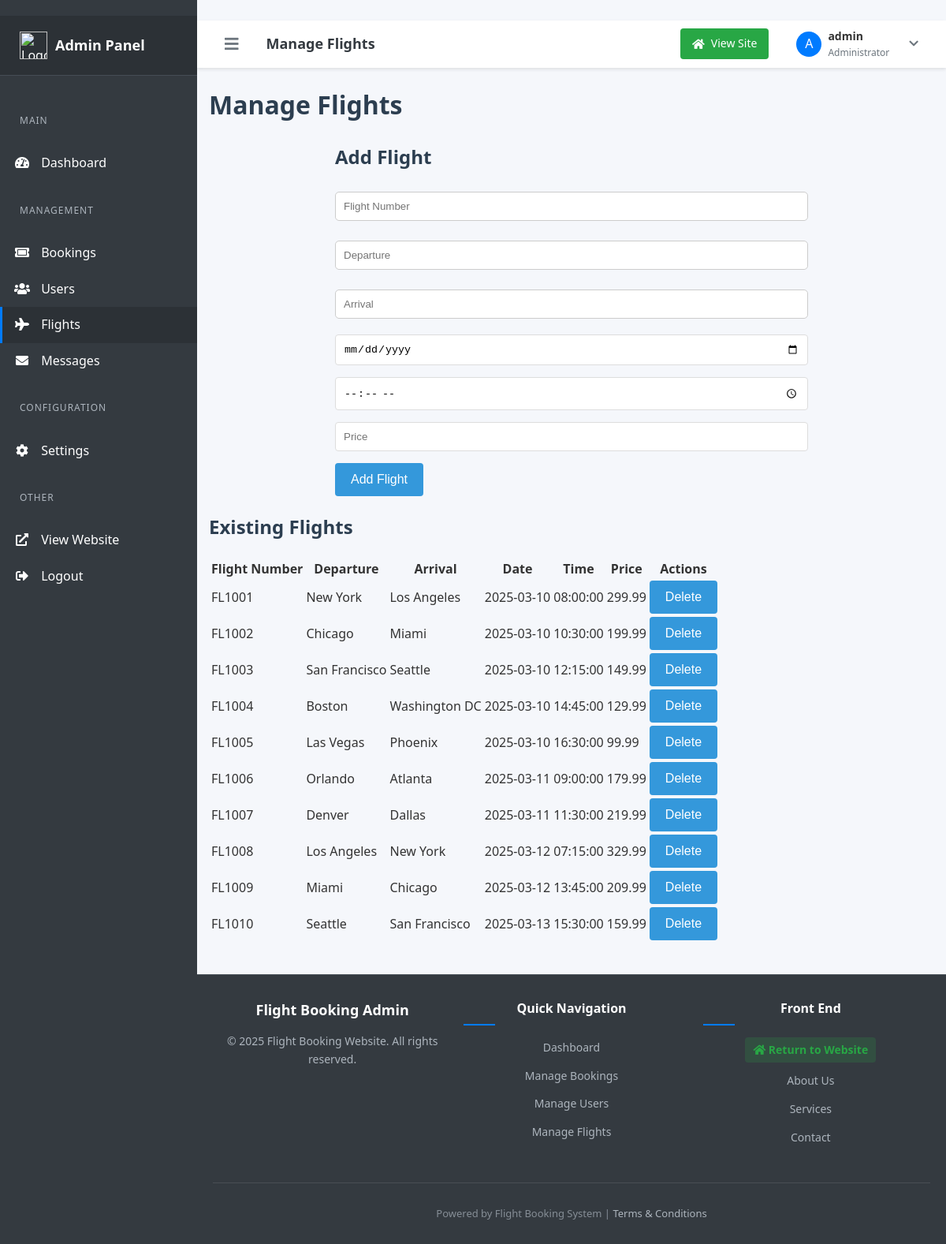
The page /admin/flights.php (signed in) on the database its author committed.
### tables this page shows
CREATE TABLE flights (
    id INT AUTO_INCREMENT PRIMARY KEY,
    flight_number VARCHAR(20) NOT NULL,
    departure VARCHAR(100) NOT NULL,
    arrival VARCHAR(100) NOT NULL,
    date DATE NOT NULL,
    time TIME NOT NULL,
    duration INT NOT NULL DEFAULT 0 COMMENT 'Duration in minutes',
    price DECIMAL(10, 2) NOT NULL,
    available_seats INT NOT NULL DEFAULT 100,
    airline VARCHAR(100) NULL,
    departure_gate VARCHAR(10) NULL,
    arrival_gate VARCHAR(10) NULL,
    departure_terminal VARCHAR(10) NULL,
    arrival_terminal VARCHAR(10) NULL,
    status VARCHAR(20) DEFAULT 'scheduled',
    created_at TIMESTAMP DEFAULT CURRENT_TIMESTAMP,
    updated_at TIMESTAMP DEFAULT CURRENT_TIMESTAMP ON UPDATE CURRENT_TIMESTAMP,
    UNIQUE KEY (flight_number, date)
);

### inc/functions.php (called while the page is built, shortened)
<?php
function getAllFlights() {
    global $pdo;
    $stmt = $pdo->query("SELECT * FROM flights ORDER BY date, time");
    return $stmt->fetchAll(PDO::FETCH_ASSOC);
}
?>

### admin/flights.php (the view, shortened to what this page needs)
<?php
require_once '../inc/db.php';
require_once '../inc/functions.php';
$flights = getAllFlights();
include 'includes/header.php';
?>
<div class="container">
    <h1>Manage Flights</h1>
    <form method="POST" action="">
        <h2>Add Flight</h2>
        <input type="text" name="flight_number" placeholder="Flight Number" required>
        <input type="text" name="departure" placeholder="Departure" required>
        <input type="text" name="arrival" placeholder="Arrival" required>
        <input type="date" name="date" required>
        <input type="time" name="time" required>
        <input type="number" name="price" placeholder="Price" required>
        <button type="submit" name="add_flight">Add Flight</button>
    </form>
    <h2>Existing Flights</h2>
    <table>
        <thead>
            <tr>
                <th>Flight Number</th>
                <th>Departure</th>
                <th>Arrival</th>
                <th>Date</th>
                <th>Time</th>
                <th>Price</th>
                <th>Actions</th>
            </tr>
        </thead>
        <tbody>
            <?php foreach ($flights as $flight): ?>
                <tr>
                    <td><?php echo htmlspecialchars($flight['flight_number']); ?></td>
                    <td><?php echo htmlspecialchars($flight['departure']); ?></td>
                    <td><?php echo htmlspecialchars($flight['arrival']); ?></td>
                    <td><?php echo htmlspecialchars($flight['date']); ?></td>
                    <td><?php echo htmlspecialchars($flight['time']); ?></td>
                    <td><?php echo htmlspecialchars($flight['price']); ?></td>
                    <td>
                        <form method="POST" action="">
                            <button type="submit" name="delete_flight">Delete</button>
                        </form>
                    </td>
                </tr>
            <?php endforeach; ?>
        </tbody>
    </table>
</div>
<?php include 'includes/footer.php'; ?>

### admin/includes/header.php (shortened to what this page needs)
<!DOCTYPE html>
<html lang="en">
<head>
    <link rel="stylesheet" href="../assets/css/main.css">
    <link rel="stylesheet" href="../assets/css/admin.css">
    <link rel="stylesheet" href="../assets/css/responsive.css">
    <link rel="stylesheet" href="https://cdnjs.cloudflare.com/ajax/libs/font-awesome/5.15.4/css/all.min.css">
</head>
<body>
    <div class="admin-wrapper">
        <div class="admin-sidebar">
            <div class="sidebar-brand">
                <img src="../assets/images/logo.png" alt="Logo">
                <h2>Admin Panel</h2>
            </div>
            <div class="sidebar-menu">
                <p class="menu-category">Main</p>
                <a href="dashboard.php" class="menu-item <?php echo basename($_SERVER['PHP_SELF']) == 'dashboard.php' ? 'active' : ''; ?>">
                    <i class="fas fa-tachometer-alt"></i> Dashboard
                </a>
                <p class="menu-category">Management</p>
                <a href="bookings.php" class="menu-item <?php echo basename($_SERVER['PHP_SELF']) == 'bookings.php' ? 'active' : ''; ?>">
                    <i class="fas fa-ticket-alt"></i> Bookings
                </a>
                <a href="users.php" class="menu-item <?php echo basename($_SERVER['PHP_SELF']) == 'users.php' ? 'active' : ''; ?>">
                    <i class="fas fa-users"></i> Users
                </a>
                <a href="flights.php" class="menu-item <?php echo basename($_SERVER['PHP_SELF']) == 'flights.php' ? 'active' : ''; ?>">
                    <i class="fas fa-plane"></i> Flights
                </a>
                <a href="messages.php" class="menu-item">
                    <i class="fas fa-envelope"></i> Messages
                </a>
                <p class="menu-category">Configuration</p>
                <a href="settings.php" class="menu-item <?php echo basename($_SERVER['PHP_SELF']) == 'settings.php' ? 'active' : ''; ?>">
                    <i class="fas fa-cog"></i> Settings
                </a>
                <p class="menu-category">Other</p>
                <a href="../index.php" class="menu-item">
                    <i class="fas fa-external-link-alt"></i> View Website
                </a>
                <a href="../logout.php" class="menu-item">
                    <i class="fas fa-sign-out-alt"></i> Logout
                </a>
            </div>
        </div>
        <div class="content-wrapper">
            <div class="admin-topbar">
                <div class="topbar-left">
                    <button id="sidebar-toggle">
                        <i class="fas fa-bars"></i>
                    </button>
                    <h1 class="page-title">
                        <?php
                        $current_page = basename($_SERVER['PHP_SELF']);
                        switch ($current_page) {
                            case 'flights.php':
                                echo 'Manage Flights';
                                break;
                        }
                        ?>
                    </h1>
                </div>
                <div class="topbar-right">
                    <a href="../index.php" class="view-site-btn">
                        <i class="fas fa-home"></i>
                        <span>View Site</span>
                    </a>
                    <div class="admin-user">
                        <div class="user-avatar">
                            <?php
                            $firstLetter = isset($_SESSION['username']) ? strtoupper(substr($_SESSION['username'], 0, 1)) : 'A';
                            echo $firstLetter;
                            ?>
                        </div>
                        <div class="user-info">
                            <span class="user-name"><?php echo htmlspecialchars($_SESSION['username'] ?? 'Admin'); ?></span>
                            <span class="user-role">Administrator</span>
                        </div>
                        <button class="dropdown">
                            <i class="fas fa-chevron-down"></i>
                        </button>
                    </div>
                </div>
            </div>
            <main class="admin-main">

### admin/includes/footer.php (shortened to what this page needs)
<footer class="admin-footer">
    <div class="footer-content">
        <div class="footer-company">
            <h3>Flight Booking Admin</h3>
            <p>&copy; <?php echo date("Y"); ?> Flight Booking Website. All rights reserved.</p>
        </div>
        <div class="footer-links">
            <div class="footer-links-column">
                <h4>Quick Navigation</h4>
                <ul>
                    <li><a href="dashboard.php">Dashboard</a></li>
                    <li><a href="bookings.php">Manage Bookings</a></li>
                    <li><a href="users.php">Manage Users</a></li>
                    <li><a href="flights.php">Manage Flights</a></li>
                </ul>
            </div>
            <div class="footer-links-column">
                <h4>Front End</h4>
                <ul>
                    <li><a href="../index.php" class="site-link"><i class="fas fa-home"></i> Return to Website</a></li>
                    <li><a href="../about.php">About Us</a></li>
                    <li><a href="../services.php">Services</a></li>
                    <li><a href="../contact.php">Contact</a></li>
                </ul>
            </div>
        </div>
    </div>
    <div class="footer-bottom">
        <p>Powered by Flight Booking System | <a href="../terms.php">Terms & Conditions</a></p>
    </div>
</footer>
</main>
        </div>
    </div>
</body>
</html>

### assets/css/main.css (style rules this page uses)
body { font-family: Arial, sans-serif; line-height: 1.6; margin: 0; padding: 0; color: #333; background-color: #f9f9f9; }
.container { width: 90%; max-width: 1200px; margin: 0 auto; padding: 20px; }
footer { background-color: #2c3e50; color: white; padding: 20px 0; margin-top: 40px; text-align: center; }
footer a { color: #ecf0f1; }
h1, h2, h3 { color: #2c3e50; }
button { background: #007bff; color: #fff; border: none; padding: 10px 15px; cursor: pointer; }
input[type="text"], input[type="email"], input[type="password"], select { width: 100%; padding: 10px; margin: 5px 0 20px 0; border: 1px solid #ccc; border-radius: 5px; }
form { max-width: 600px; margin: 0 auto; }
input, select, textarea { width: 100%; padding: 10px; margin-bottom: 15px; border: 1px solid #ddd; border-radius: 4px; box-sizing: border-box; }
button[type="submit"] { background-color: #3498db; color: white; padding: 12px 20px; border: none; border-radius: 4px; cursor: pointer; font-size: 16px; }

### assets/css/admin.css (style rules this page uses)
body { background-color: #f4f4f4; font-family: Arial, sans-serif; }
.admin-sidebar { width: 250px; background-color: #343a40; color: white; position: fixed; height: 100%; padding-top: 20px; }
.admin-sidebar a { padding: 10px 15px; text-decoration: none; color: white; display: block; }

### assets/css/responsive.css (style rules this page uses)
html { box-sizing: border-box; }
*, *::before, *::after { box-sizing: inherit; }
body { margin: 0; font-family: Arial, sans-serif; }
.container { width: 100%; max-width: 1200px; margin: 0 auto; padding: 0 15px; }

### admin/includes/header.php (style rules this page uses)
body { font-family: 'Segoe UI', Tahoma, Geneva, Verdana, sans-serif; background-color: #f5f7fb; margin: 0; padding: 0; color: #333; }
.admin-wrapper { display: flex; min-height: 100vh; }
.admin-sidebar { width: 250px; background-color: #343a40; color: white; position: fixed; height: 100%; left: 0; top: 0; overflow-y: auto; z-index: 100; transition: all 0.3s; }
.sidebar-brand { padding: 20px 25px; display: flex; align-items: center; background-color: #2c3136; border-bottom: 1px solid #454d55; }
.sidebar-brand img { height: 35px; margin-right: 10px; }
.sidebar-brand h2 { margin: 0; font-size: 18px; font-weight: 600; color: white; }
.sidebar-menu { padding: 20px 0; }
.menu-category { color: #adb5bd; font-size: 12px; text-transform: uppercase; padding: 15px 25px 10px; letter-spacing: 1px; }
.menu-item { display: flex; align-items: center; padding: 12px 25px; color: #e9ecef; text-decoration: none; transition: all 0.3s; border-left: 3px solid transparent; }
.menu-item:hover, .menu-item.active { background-color: #2c3136; border-left-color: #007bff; color: white; }
.menu-item i { margin-right: 10px; width: 20px; text-align: center; }
.content-wrapper { flex: 1; margin-left: 250px; transition: all 0.3s; }
.admin-topbar { background-color: white; height: 60px; padding: 0 20px; display: flex; align-items: center; justify-content: space-between; box-shadow: 0 2px 4px rgba(0, 0, 0, 0.1); position: sticky; top: 0; z-index: 99; }
.topbar-left { display: flex; align-items: center; }
#sidebar-toggle { background: transparent; border: none; color: #6c757d; font-size: 20px; cursor: pointer; margin-right: 20px; }
.page-title { font-weight: 600; font-size: 18px; color: #343a40; }
.topbar-right { display: flex; align-items: center; }
.admin-user { display: flex; align-items: center; margin-left: 20px; cursor: pointer; position: relative; }
.user-avatar { width: 32px; height: 32px; border-radius: 50%; background-color: #007bff; color: white; display: flex; align-items: center; justify-content: center; margin-right: 8px; }
.user-info { display: flex; flex-direction: column; }
.user-name { font-weight: 600; font-size: 14px; }
.user-role { color: #6c757d; font-size: 12px; }
.dropdown { background: transparent; border: none; color: #6c757d; cursor: pointer; margin-left: 10px; }
.view-site-btn { background-color: #28a745; color: white; padding: 8px 15px; border-radius: 4px; font-size: 14px; text-decoration: none; display: inline-flex; align-items: center; margin-right: 15px; transition: background-color 0.3s; }
.view-site-btn i { margin-right: 8px; }

### rows shown on the page
flights: flight_number "FL1001", departure "New York", arrival "Los Angeles", date "2025-03-10", time "08:00:00", price "299.99"
flights: flight_number "FL1002", departure "Chicago", arrival "Miami", date "2025-03-10", time "10:30:00", price "199.99"
flights: flight_number "FL1003", departure "San Francisco", arrival "Seattle", date "2025-03-10", time "12:15:00", price "149.99"
flights: flight_number "FL1004", departure "Boston", arrival "Washington DC", date "2025-03-10", time "14:45:00", price "129.99"
flights: flight_number "FL1005", departure "Las Vegas", arrival "Phoenix", date "2025-03-10", time "16:30:00", price "99.99"
flights: flight_number "FL1006", departure "Orlando", arrival "Atlanta", date "2025-03-11", time "09:00:00", price "179.99"
flights: flight_number "FL1007", departure "Denver", arrival "Dallas", date "2025-03-11", time "11:30:00", price "219.99"
flights: flight_number "FL1008", departure "Los Angeles", arrival "New York", date "2025-03-12", time "07:15:00", price "329.99"
flights: flight_number "FL1009", departure "Miami", arrival "Chicago", date "2025-03-12", time "13:45:00", price "209.99"
flights: flight_number "FL1010", departure "Seattle", arrival "San Francisco", date "2025-03-13", time "15:30:00", price "159.99"

### other values the page prints
$firstLetter "A"
$_SESSION['username'] "admin"
